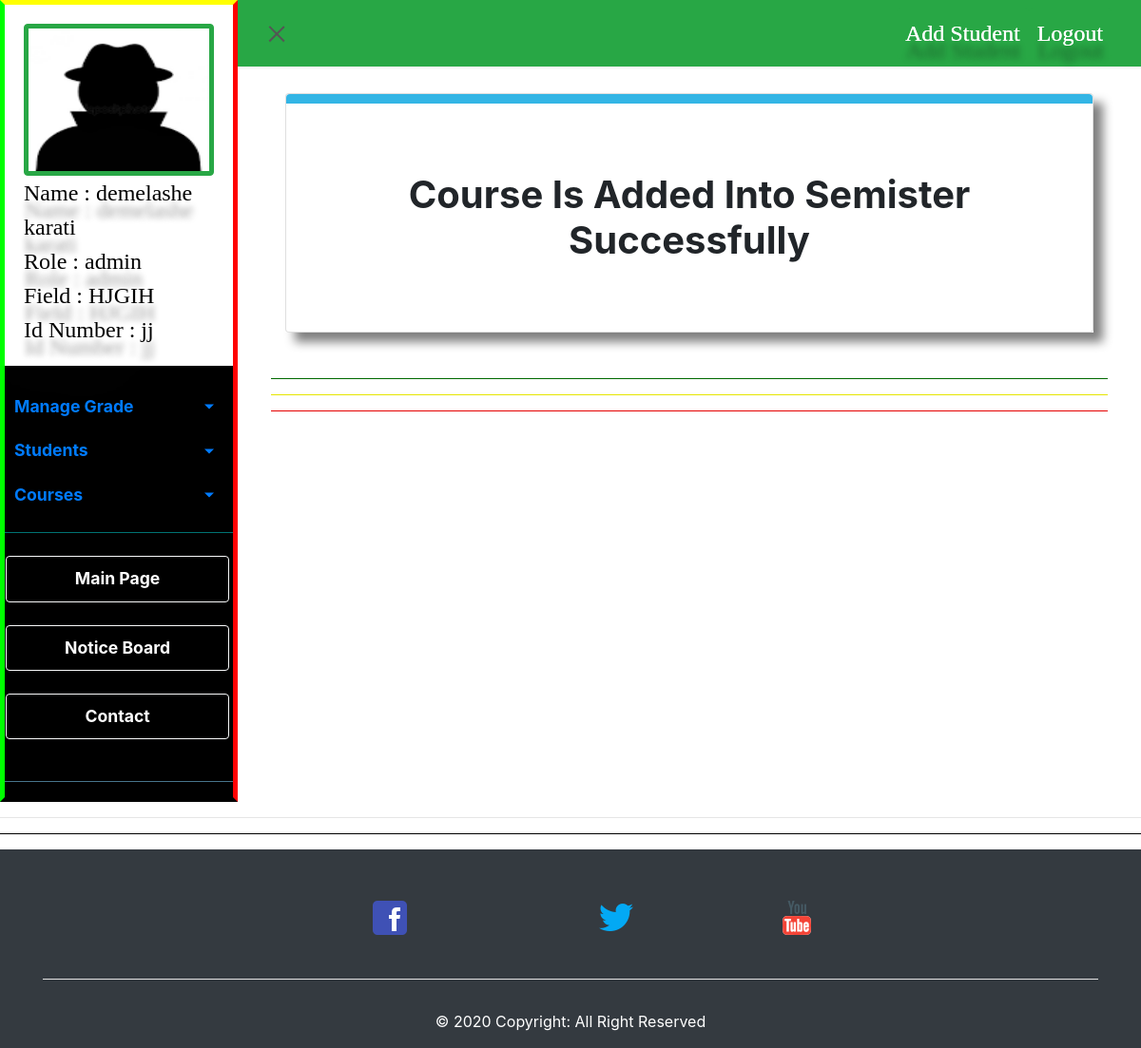
/General_Department_Course.php (signed in), run on the app's committed database.
### tables this page shows
CREATE TABLE `employee` (
  `Employee_Id` varchar(30) NOT NULL,
  `password` varchar(500) NOT NULL,
  `First_Name` varchar(30) NOT NULL,
  `Last_Name` varchar(30) NOT NULL,
  `Gender` varchar(10) NOT NULL,
  `Phone` varchar(10) NOT NULL,
  `Email` varchar(50) NOT NULL,
  `Field_of_study` varchar(30) NOT NULL,
  `Role` varchar(30) NOT NULL,
  `Region` varchar(30) NOT NULL,
  `zone` varchar(30) NOT NULL,
  `wereda` varchar(30) NOT NULL,
  `kebele` varchar(30) NOT NULL,
  `referee-fname` varchar(30) NOT NULL,
  `referee-lname` varchar(30) NOT NULL,
  `referee-Gender` varchar(30) NOT NULL,
  `referee-region` varchar(30) NOT NULL,
  `referee-zone` varchar(30) NOT NULL,
  `referee-wereda` varchar(30) NOT NULL,
  `referee-kebele` varchar(30) NOT NULL,
  `referee_phone` varchar(10) NOT NULL,
  `referee_email` varchar(30) NOT NULL,
  `Profile_Image` varchar(50) NOT NULL,
  `Regi_Year` varchar(30) NOT NULL
);

### windows/img.php
<?php
          echo "<div class='sidebar-header render' > ";
            $link = mysqli_connect("10.180.50.214:3306","hbceduet","qazxsw","hbc")  or die(mysqli_error());
            $sql = "SELECT * FROM employee WHERE Employee_Id ='$id'";
            if($result = mysqli_query($link, $sql)){
                if(mysqli_num_rows($result) ==1){
                    $row = mysqli_fetch_array($result);
                    $img= $row['Profile_Image'];     ?>
                    <div class=" img-thumbnail btn-success">
                        <img src="upload/uploadedimage/<?php echo $img ;?>" width="190px" height="150px" class="img-responsive" alt="<?php echo $row['First_Name'];?>">
                    </div>
                    <div class="profile-usertitle">
                        <div class="profile-usertitle-name">Name : <?php echo $row['First_Name']." ".$row['Last_Name']; ?></div>
                        <div class="profile-usertitle-name">Role : <?php echo $row['Role']; ?></div>
                        <div class="profile-usertitle-job">Field : <?php echo $row['Field_of_study']; ?> </div>
                        <div class="profile-usertitle-job"> <?php echo 'Id Number : '.$id;?> </div>
                    </div><?php
                }
            }
            else echo mysqli_error($link);
         echo "</div>";
    ?>

### style5.css (style rules this page uses)
body { font-family: 'Poppins', sans-serif; background: #fafafa; }
#sidebar .sidebar-header { padding: 20px; background: #FFFFFF; color: #000000; }

### General_Department_Course.php (style rules this page uses)
.render { background-color: #ffffff; align-self: center; font-family: 'Kreon', serif; font-weight: 40; font-size: 1.5em; color: #000000; text-shadow: white 0.006em 0.006em 0.007em, rgba(16, 16, 16, 0.4) 1px 18px 6px, white -0.15em -0.1em 100px; }

### data on the page
employee: Profile_Image (picture), First_Name "demelashe", Last_Name "karati", Role "admin", Field_of_study "HJGIH"

### other printed values
$id "jj"
